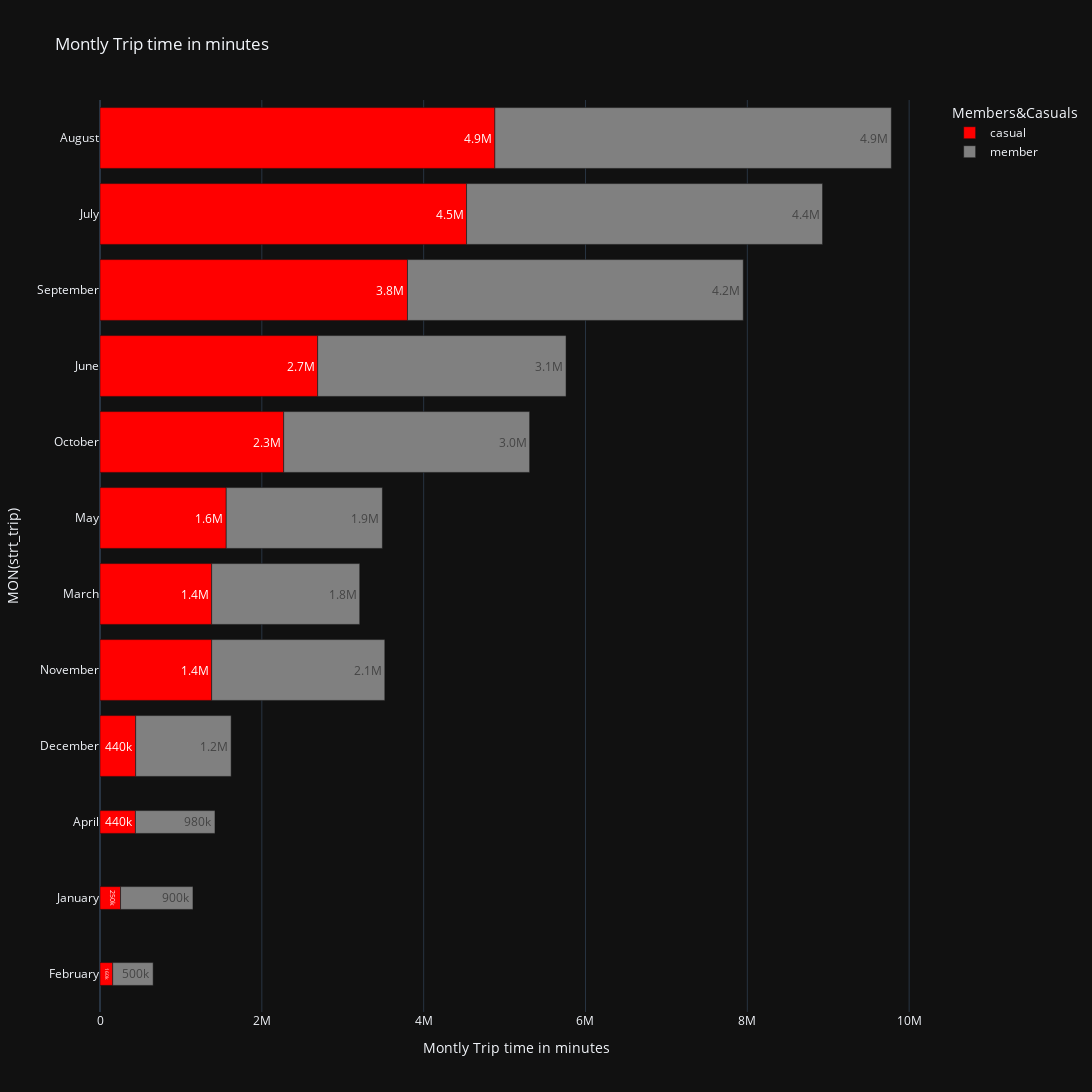

Notebook code for this chart:
### Markdown cell above
# DATA VISUALIZATION

### Code cell
import pandas as pd     #(version 1.0.0)
import plotly           #(version 4.5.4) #pip install plotly==4.5.4
import plotly.express as px
import plotly.io as pio

df= pd.read_csv(r'C:\Users\user\Desktop\git_learn\result.csv')




barchart = px.bar(
    data_frame=df,
    y="MON(strt_trip)",
    x="trip_time_minutes",
    color="member_casual",               # differentiate color of marks
    opacity=1.0,                  # set opacity of markers (from 0 to 1)
    orientation="h",              # 'v','h': orientation of the marks
    barmode='relative',

    color_discrete_map={"member": "gray" ,"casual":"red"},
    text='trip_time_minutes',

    labels={"trip_time_minutes":"Montly Trip time in minutes",
    "member_casual":"Members&Casuals"},           # map the labels of the figure
    title="Montly Trip time in minutes", # figure title
    width=1400,                   # figure width in pixels
    height=1100,                   # figure height in pixels
    template='plotly_dark',) 

barchart.update_traces(texttemplate='%{text:.2s}', textposition='inside',
                      width=[.3,.3,.3])

pio.show(barchart)

### Figure 1 — Plotly figure (JSON) as saved in the notebook; plotly's stock layout.template omitted (floating-point values rounded to 4 significant figures)
{"data": [{"alignmentgroup": "True", "hovertemplate": "Members&Casuals=casual<br>Montly Trip time in minutes=%{text}<br>MON(strt_trip)=%{y}<extra></extra>", "legendgroup": "casual", "marker": {"color": "red", "opacity": 1, "pattern": {"shape": ""}}, "name": "casual", "offsetgroup": "casual", "orientation": "h", "showlegend": true, "text": [157000, 254000, 438000, 441000, 1380000, 1380000, 1560000, 2270000, 2690000, 3800000, 4530000, 4880000], "textposition": "inside", "texttemplate": "%{text:.2s}", "type": "bar", "width": [0.3, 0.3, 0.3], "x": [157000, 254000, 438000, 441000, 1380000, 1380000, 1560000, 2270000, 2690000, 3800000, 4530000, 4880000], "xaxis": "x", "y": ["February", "January", "April", "December", "November", "March", "May", "October", "June", "September", "July", "August"], "yaxis": "y"}, {"alignmentgroup": "True", "hovertemplate": "Members&Casuals=member<br>Montly Trip time in minutes=%{text}<br>MON(strt_trip)=%{y}<extra></extra>", "legendgroup": "member", "marker": {"color": "gray", "opacity": 1, "pattern": {"shape": ""}}, "name": "member", "offsetgroup": "member", "orientation": "h", "showlegend": true, "text": [500000, 895000, 983000, 1180000, 1830000, 1930000, 2140000, 3040000, 3070000, 4150000, 4400000, 4900000], "textposition": "inside", "texttemplate": "%{text:.2s}", "type": "bar", "width": [0.3, 0.3, 0.3], "x": [500000, 895000, 983000, 1180000, 1830000, 1930000, 2140000, 3040000, 3070000, 4150000, 4400000, 4900000], "xaxis": "x", "y": ["February", "January", "April", "December", "March", "May", "November", "October", "June", "September", "July", "August"], "yaxis": "y"}], "layout": {"barmode": "relative", "height": 1100, "legend": {"title": {"text": "Members&Casuals"}, "tracegroupgap": 0}, "title": {"text": "Montly Trip time in minutes"}, "width": 1400, "xaxis": {"anchor": "y", "domain": [0, 1], "title": {"text": "Montly Trip time in minutes"}}, "yaxis": {"anchor": "x", "domain": [0, 1], "title": {"text": "MON(strt_trip)"}}}}
